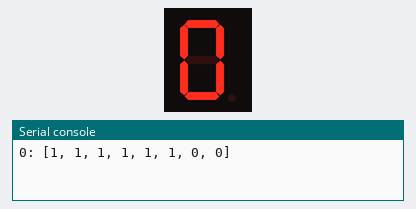
Bench run of a program on a simulated ESP32 board running MicroPython. Parts: 1-digit seven-segment display, the last lines printed to the serial console. The segment pins are drawn as the display they are named for.

Above: at 0.15 s.
At 0.57 s:
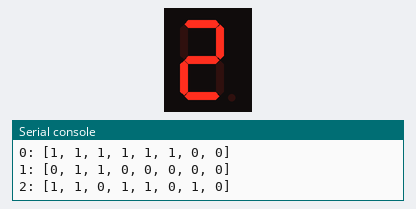
At 0.96 s:
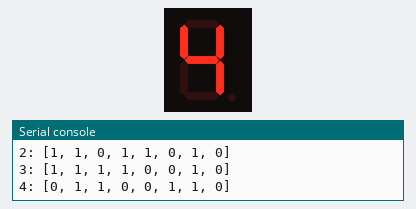
At 1.56 s:
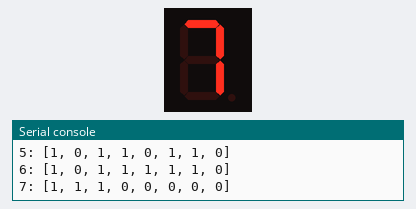
At 1.95 s:
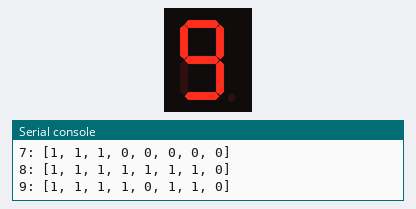
At 2.37 s:
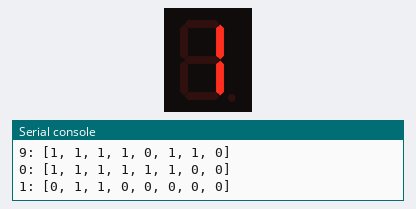

The program:

7seg-direct.py
```python
from machine import Pin
import time

"""
ピンのアサイン
a -> 4
b -> 5
c -> 12
d -> 13
e -> 14
f -> 18
g -> 19
dp -> 25
"""
# GPIOピンアサイン
PIN_ASSIGIN = [4, 5, 12, 13, 14, 18, 19, 25]

# 各数字のピンのON・OFF定義
# a, b, c, d, e, f, g, dp
DIGITS = {
    '0': [1, 1, 1, 1, 1, 1, 0, 0],
    '1': [0, 1, 1, 0, 0, 0, 0, 0],
    '2': [1, 1, 0, 1, 1, 0, 1, 0],
    '3': [1, 1, 1, 1, 0, 0, 1, 0],
    '4': [0, 1, 1, 0, 0, 1, 1, 0],
    '5': [1, 0, 1, 1, 0, 1, 1, 0],
    '6': [1, 0, 1, 1, 1, 1, 1, 0],
    '7': [1, 1, 1, 0, 0, 0, 0, 0],
    '8': [1, 1, 1, 1, 1, 1, 1, 0],
    '9': [1, 1, 1, 1, 0, 1, 1, 0],
}

# ピン出力の初期化
pins = []
for pin_no in PIN_ASSIGIN:
    pin = Pin(pin_no, Pin.OUT)
    pins.append(pin)

# 表示のループ
while True:
    # 0~9までの表示を繰り返す
    for digit in ['0', '1', '2', '3', '4', '5', '6', '7', '8', '9',]:
        # ピンのON・OFFを取得
        data = DIGITS[digit]
        print(f'{digit}: {data}')
        # 各ピンのON・OFFを設定
        for i, pin in zip(data, pins):
            pin.value(i)
        time.sleep(0.2)
```

Measured:
- by itself, everything shown: repeats every 2.0 s, in 10 steps
